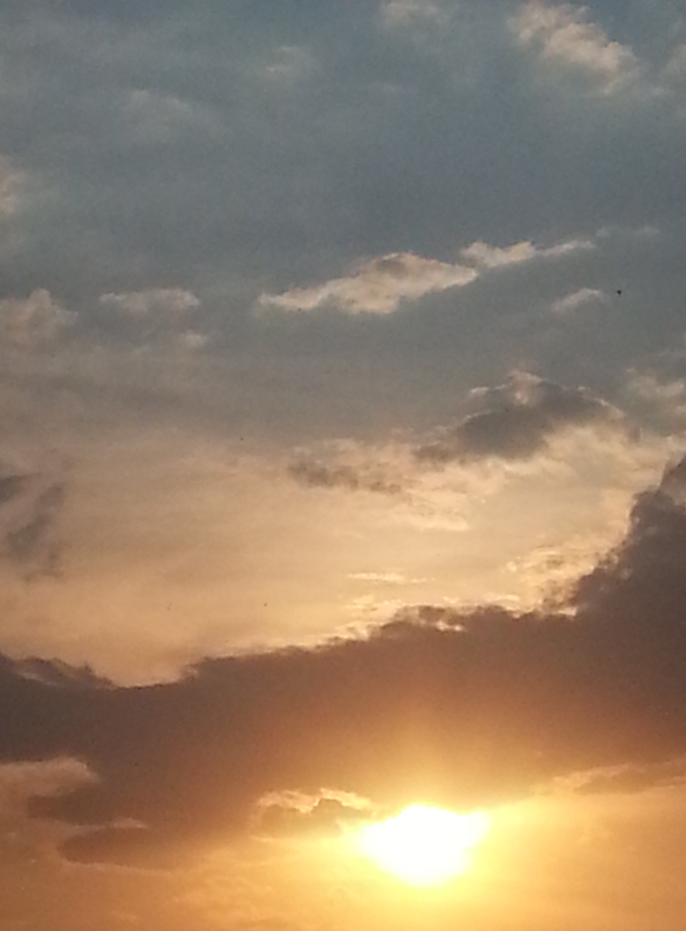
#> input picture Chapter_06/images/sunset.jpg, 2056 x 2792 px, found by its file name (shown at 1/3 size)
$ python ch06_rec01_02_pil_thumbnails.py images   (Python 2 division)   (older library calls are emulated)
#> lines starting #> are read from the running program, lines starting #| are printed output that depends on the picture
import os
import sys
from math import floor
from PIL import Image


class Thumbnailer(object):
    def __init__(self, src_folder=None):
        self.src_folder = src_folder
        self.ratio = .3
        self.thumbnail_folder = "thumbnails"

    def _create_thumbnails_folder(self):
        thumb_path = os.path.join(self.src_folder, self.thumbnail_folder)
        if not os.path.isdir(thumb_path):
            os.makedirs(thumb_path)

    def _build_thumb_path(self, image_path):
        root = os.path.dirname(image_path)
        name, ext = os.path.splitext(os.path.basename(image_path))
        suffix = ".thumbnail"
        return os.path.join(root, self.thumbnail_folder, name + suffix + ext)

    def _load_files(self):
        self._files = set()
        for each in os.listdir(self.src_folder):
            if os.path.isfile(each):
                self._files.add(each)
#> pass 2 of the loop in _load_files, `for each in os.listdir(self.src_folder):`:

    def _thumb_size(self, size):
        return (int(size[0] * self.ratio), int(size[1] * self.ratio))

    def create_thumbnails(self):
        self._create_thumbnails_folder()
        self._load_files()

        for each in self._files:
            print "Processing: " + each
            try:
                img = Image.open(each)
#> img is the input picture: PIL image 2056x2792 RGB; mean R, G, B 151.4, 129.8, 107.1
                thumb_size = self._thumb_size(img.size)
#> thumb_size = (205, 279)
                resized = img.resize(thumb_size, Image.ANTIALIAS)
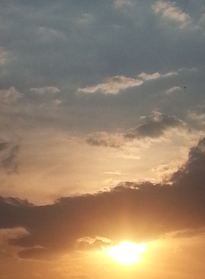
#> resized: PIL image 205x279 RGB; mean R, G, B 151.4, 129.8, 107.1
                savepath = self._build_thumb_path(each)
                resized.save(savepath)
            except IOError as ex:
                print "Error: " + str(ex)
#> pass 2 of the loop in create_thumbnails, `for each in self._files:`:
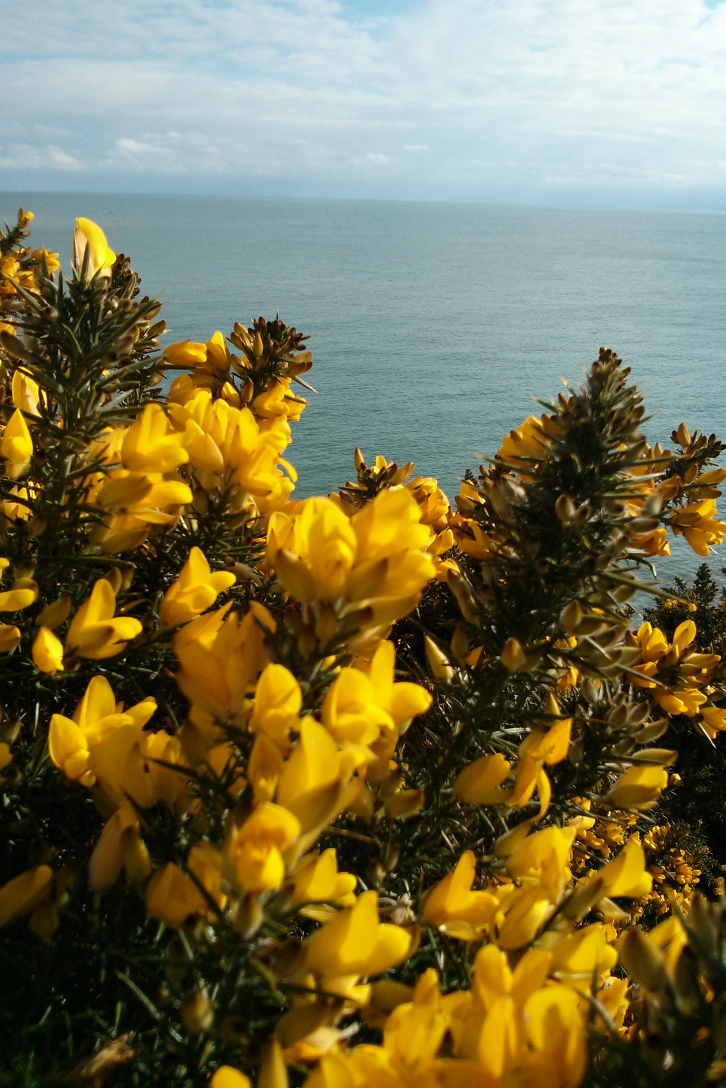
#> input picture Chapter_06/images/yellow_flowers.jpg, 2176 x 3264 px, found by its file name (shown at 1/3 size)
#> in create_thumbnails, img is the input picture: PIL image 2176x3264 RGB; mean R, G, B 122.3, 114.1, 75.2
#> in create_thumbnails, `resized = img.resize(thumb_size, Image.ANTIALIAS)`:
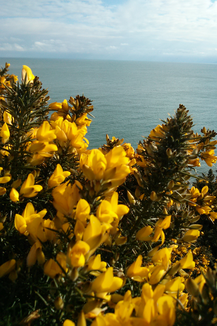
#> resized: PIL image 217x326 RGB; mean R, G, B 122.3, 114.1, 75.3

if __name__ == "__main__":
    # Usage:
    # ch06_rec01_02_pil_thumbnails.py my_images
    assert len(sys.argv) == 2
    src_folder = sys.argv[1]

    if not os.path.isdir(src_folder):
        print "Error: Path '{0}' does not exits.".format((src_folder))
        sys.exit(-1)

    thumbs = Thumbnailer(src_folder)

    # optionally set the name of theachumbnail folder.
    thumbs.thumbnail_folder = ".THUMBS"

    # define ratio to resize image to
    # 0.1 means the original image will be resized to 10% of its size
    thumbs.ratio = 0.1

    # will create set of images in temporary folder
    thumbs.create_thumbnails()
